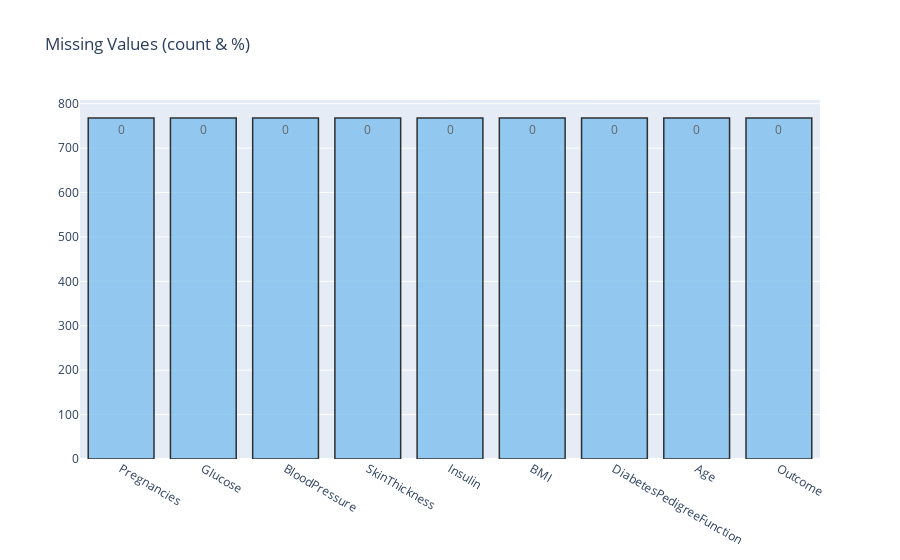

The notebook cell saved with this chart:
### Code cell
missing_plot(data, 'Outcome')

### Figure 1 — Plotly figure (JSON) as saved in the notebook; plotly's stock layout.template omitted (floating-point values rounded to 4 significant figures)
{"data": [{"marker": {"color": "#7EC0EE", "line": {"color": "#000000", "width": 1.5}}, "opacity": 0.8, "text": [0, 0, 0, 0, 0, 0, 0, 0, 0], "textposition": "auto", "type": "bar", "x": ["Pregnancies", "Glucose", "BloodPressure", "SkinThickness", "Insulin", "BMI", "DiabetesPedigreeFunction", "Age", "Outcome"], "y": [768, 768, 768, 768, 768, 768, 768, 768, 768]}], "layout": {"title": {"text": "Missing Values (count & %)"}}}
